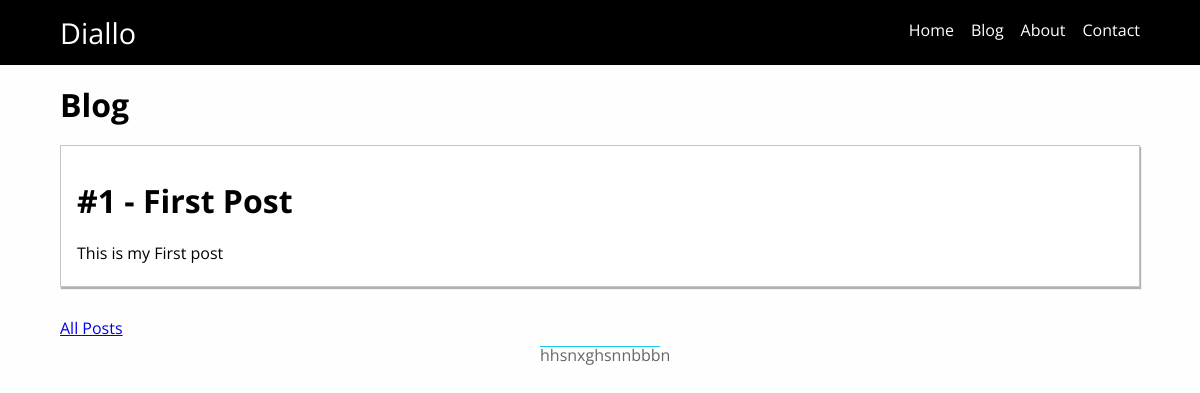
Page /blog/posts/1 on the committed database.
### blog/models.py (models this page shows, shortened)
class TimespamtedModel(models.Model):
	created_at = models.DateTimeField(auto_now_add=True)
	updated_at = models.DateTimeField(auto_now=True)
	class Meta:
		abstract = True

class Post(TimespamtedModel):
	title = models.CharField(max_length=255)
	body = models.TextField()

### blog/views.py (the view)
# urls.py: url(r'^posts/(?P<id>[0-9]+)$', views.show, name='show'),
def show(request,id):
	post = get_object_or_404(Post, pk=id)
	return render(request, 'blog/show.html', {'post': post})

### blog/templates/blog/show.html (shortened to what this page needs)
{% extends 'blog/base.html'%}
{% block body %}
	<article>
		<h1 class="title">#{{post.id }} - {{ post.title }} </h1>
		<p class="content"> {{ post.body }} </p>
	</article>
	<p><a href="{% url 'blog:index'%}">All Posts</a></p>
{% endblock %}

### static/css/styles.css (style rules this page uses)
* { margin: 0; padding: 0; }
body { font-family: 'Open Sans', Helvetica, Arial, sans-serif; background-color: #fefefe; }

### blog/static/blog/css/styles.css (style rules this page uses)
article { background-color: #fff; border: 1px solid #c5c5c5; margin-bottom: 2em; padding: 1em; box-shadow: 1px 2px 1px rgba(0, 0, 0, 0.3); }
article .title { margin-bottom: 0.5em; }
article .content { padding: 0.5em 0; }

### rows in the picture
Post: id "1", title "First Post", body "This is my First post"
